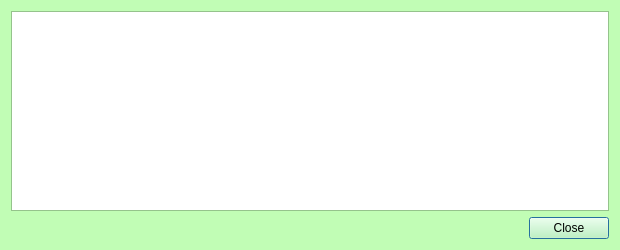
<?xml version="1.0" encoding="UTF-8"?>
<ui version="4.0">
 <class>TransactionDescDialog</class>
 <widget class="QDialog" name="TransactionDescDialog">
  <property name="geometry">
   <rect>
    <x>0</x>
    <y>0</y>
    <width>620</width>
    <height>250</height>
   </rect>
  </property>
  <property name="palette">
   <palette>
    <active>
     <colorrole role="WindowText">
      <brush brushstyle="SolidPattern">
       <color alpha="255">
        <red>0</red>
        <green>0</green>
        <blue>0</blue>
       </color>
      </brush>
     </colorrole>
     <colorrole role="Button">
      <brush brushstyle="SolidPattern">
       <color alpha="255">
        <red>193</red>
        <green>253</green>
        <blue>181</blue>
       </color>
      </brush>
     </colorrole>
     <colorrole role="Light">
      <brush brushstyle="SolidPattern">
       <color alpha="255">
        <red>255</red>
        <green>255</green>
        <blue>255</blue>
       </color>
      </brush>
     </colorrole>
     <colorrole role="Midlight">
      <brush brushstyle="SolidPattern">
       <color alpha="255">
        <red>224</red>
        <green>254</green>
        <blue>218</blue>
       </color>
      </brush>
     </colorrole>
     <colorrole role="Dark">
      <brush brushstyle="SolidPattern">
       <color alpha="255">
        <red>96</red>
        <green>126</green>
        <blue>90</blue>
       </color>
      </brush>
     </colorrole>
     <colorrole role="Mid">
      <brush brushstyle="SolidPattern">
       <color alpha="255">
        <red>129</red>
        <green>169</green>
        <blue>121</blue>
       </color>
      </brush>
     </colorrole>
     <colorrole role="Text">
      <brush brushstyle="SolidPattern">
       <color alpha="255">
        <red>0</red>
        <green>0</green>
        <blue>0</blue>
       </color>
      </brush>
     </colorrole>
     <colorrole role="BrightText">
      <brush brushstyle="SolidPattern">
       <color alpha="255">
        <red>255</red>
        <green>255</green>
        <blue>255</blue>
       </color>
      </brush>
     </colorrole>
     <colorrole role="ButtonText">
      <brush brushstyle="SolidPattern">
       <color alpha="255">
        <red>0</red>
        <green>0</green>
        <blue>0</blue>
       </color>
      </brush>
     </colorrole>
     <colorrole role="Base">
      <brush brushstyle="SolidPattern">
       <color alpha="255">
        <red>255</red>
        <green>255</green>
        <blue>255</blue>
       </color>
      </brush>
     </colorrole>
     <colorrole role="Window">
      <brush brushstyle="SolidPattern">
       <color alpha="255">
        <red>193</red>
        <green>253</green>
        <blue>181</blue>
       </color>
      </brush>
     </colorrole>
     <colorrole role="Shadow">
      <brush brushstyle="SolidPattern">
       <color alpha="255">
        <red>0</red>
        <green>0</green>
        <blue>0</blue>
       </color>
      </brush>
     </colorrole>
     <colorrole role="AlternateBase">
      <brush brushstyle="SolidPattern">
       <color alpha="255">
        <red>224</red>
        <green>254</green>
        <blue>218</blue>
       </color>
      </brush>
     </colorrole>
     <colorrole role="ToolTipBase">
      <brush brushstyle="SolidPattern">
       <color alpha="255">
        <red>255</red>
        <green>255</green>
        <blue>220</blue>
       </color>
      </brush>
     </colorrole>
     <colorrole role="ToolTipText">
      <brush brushstyle="SolidPattern">
       <color alpha="255">
        <red>0</red>
        <green>0</green>
        <blue>0</blue>
       </color>
      </brush>
     </colorrole>
    </active>
    <inactive>
     <colorrole role="WindowText">
      <brush brushstyle="SolidPattern">
       <color alpha="255">
        <red>0</red>
        <green>0</green>
        <blue>0</blue>
       </color>
      </brush>
     </colorrole>
     <colorrole role="Button">
      <brush brushstyle="SolidPattern">
       <color alpha="255">
        <red>193</red>
        <green>253</green>
        <blue>181</blue>
       </color>
      </brush>
     </colorrole>
     <colorrole role="Light">
      <brush brushstyle="SolidPattern">
       <color alpha="255">
        <red>255</red>
        <green>255</green>
        <blue>255</blue>
       </color>
      </brush>
     </colorrole>
     <colorrole role="Midlight">
      <brush brushstyle="SolidPattern">
       <color alpha="255">
        <red>224</red>
        <green>254</green>
        <blue>218</blue>
       </color>
      </brush>
     </colorrole>
     <colorrole role="Dark">
      <brush brushstyle="SolidPattern">
       <color alpha="255">
        <red>96</red>
        <green>126</green>
        <blue>90</blue>
       </color>
      </brush>
     </colorrole>
     <colorrole role="Mid">
      <brush brushstyle="SolidPattern">
       <color alpha="255">
        <red>129</red>
        <green>169</green>
        <blue>121</blue>
       </color>
      </brush>
     </colorrole>
     <colorrole role="Text">
      <brush brushstyle="SolidPattern">
       <color alpha="255">
        <red>0</red>
        <green>0</green>
        <blue>0</blue>
       </color>
      </brush>
     </colorrole>
     <colorrole role="BrightText">
      <brush brushstyle="SolidPattern">
       <color alpha="255">
        <red>255</red>
        <green>255</green>
        <blue>255</blue>
       </color>
      </brush>
     </colorrole>
     <colorrole role="ButtonText">
      <brush brushstyle="SolidPattern">
       <color alpha="255">
        <red>0</red>
        <green>0</green>
        <blue>0</blue>
       </color>
      </brush>
     </colorrole>
     <colorrole role="Base">
      <brush brushstyle="SolidPattern">
       <color alpha="255">
        <red>255</red>
        <green>255</green>
        <blue>255</blue>
       </color>
      </brush>
     </colorrole>
     <colorrole role="Window">
      <brush brushstyle="SolidPattern">
       <color alpha="255">
        <red>193</red>
        <green>253</green>
        <blue>181</blue>
       </color>
      </brush>
     </colorrole>
     <colorrole role="Shadow">
      <brush brushstyle="SolidPattern">
       <color alpha="255">
        <red>0</red>
        <green>0</green>
        <blue>0</blue>
       </color>
      </brush>
     </colorrole>
     <colorrole role="AlternateBase">
      <brush brushstyle="SolidPattern">
       <color alpha="255">
        <red>224</red>
        <green>254</green>
        <blue>218</blue>
       </color>
      </brush>
     </colorrole>
     <colorrole role="ToolTipBase">
      <brush brushstyle="SolidPattern">
       <color alpha="255">
        <red>255</red>
        <green>255</green>
        <blue>220</blue>
       </color>
      </brush>
     </colorrole>
     <colorrole role="ToolTipText">
      <brush brushstyle="SolidPattern">
       <color alpha="255">
        <red>0</red>
        <green>0</green>
        <blue>0</blue>
       </color>
      </brush>
     </colorrole>
    </inactive>
    <disabled>
     <colorrole role="WindowText">
      <brush brushstyle="SolidPattern">
       <color alpha="255">
        <red>96</red>
        <green>126</green>
        <blue>90</blue>
       </color>
      </brush>
     </colorrole>
     <colorrole role="Button">
      <brush brushstyle="SolidPattern">
       <color alpha="255">
        <red>193</red>
        <green>253</green>
        <blue>181</blue>
       </color>
      </brush>
     </colorrole>
     <colorrole role="Light">
      <brush brushstyle="SolidPattern">
       <color alpha="255">
        <red>255</red>
        <green>255</green>
        <blue>255</blue>
       </color>
      </brush>
     </colorrole>
     <colorrole role="Midlight">
      <brush brushstyle="SolidPattern">
       <color alpha="255">
        <red>224</red>
        <green>254</green>
        <blue>218</blue>
       </color>
      </brush>
     </colorrole>
     <colorrole role="Dark">
      <brush brushstyle="SolidPattern">
       <color alpha="255">
        <red>96</red>
        <green>126</green>
        <blue>90</blue>
       </color>
      </brush>
     </colorrole>
     <colorrole role="Mid">
      <brush brushstyle="SolidPattern">
       <color alpha="255">
        <red>129</red>
        <green>169</green>
        <blue>121</blue>
       </color>
      </brush>
     </colorrole>
     <colorrole role="Text">
      <brush brushstyle="SolidPattern">
       <color alpha="255">
        <red>96</red>
        <green>126</green>
        <blue>90</blue>
       </color>
      </brush>
     </colorrole>
     <colorrole role="BrightText">
      <brush brushstyle="SolidPattern">
       <color alpha="255">
        <red>255</red>
        <green>255</green>
        <blue>255</blue>
       </color>
      </brush>
     </colorrole>
     <colorrole role="ButtonText">
      <brush brushstyle="SolidPattern">
       <color alpha="255">
        <red>96</red>
        <green>126</green>
        <blue>90</blue>
       </color>
      </brush>
     </colorrole>
     <colorrole role="Base">
      <brush brushstyle="SolidPattern">
       <color alpha="255">
        <red>193</red>
        <green>253</green>
        <blue>181</blue>
       </color>
      </brush>
     </colorrole>
     <colorrole role="Window">
      <brush brushstyle="SolidPattern">
       <color alpha="255">
        <red>193</red>
        <green>253</green>
        <blue>181</blue>
       </color>
      </brush>
     </colorrole>
     <colorrole role="Shadow">
      <brush brushstyle="SolidPattern">
       <color alpha="255">
        <red>0</red>
        <green>0</green>
        <blue>0</blue>
       </color>
      </brush>
     </colorrole>
     <colorrole role="AlternateBase">
      <brush brushstyle="SolidPattern">
       <color alpha="255">
        <red>193</red>
        <green>253</green>
        <blue>181</blue>
       </color>
      </brush>
     </colorrole>
     <colorrole role="ToolTipBase">
      <brush brushstyle="SolidPattern">
       <color alpha="255">
        <red>255</red>
        <green>255</green>
        <blue>220</blue>
       </color>
      </brush>
     </colorrole>
     <colorrole role="ToolTipText">
      <brush brushstyle="SolidPattern">
       <color alpha="255">
        <red>0</red>
        <green>0</green>
        <blue>0</blue>
       </color>
      </brush>
     </colorrole>
    </disabled>
   </palette>
  </property>
  <property name="windowTitle">
   <string>Transaction details</string>
  </property>
  <layout class="QVBoxLayout" name="verticalLayout">
   <item>
    <widget class="QTextEdit" name="detailText">
     <property name="toolTip">
      <string>This pane shows a detailed description of the transaction</string>
     </property>
     <property name="readOnly">
      <bool>true</bool>
     </property>
    </widget>
   </item>
   <item>
    <widget class="QDialogButtonBox" name="buttonBox">
     <property name="orientation">
      <enum>Qt::Horizontal</enum>
     </property>
     <property name="standardButtons">
      <set>QDialogButtonBox::Close</set>
     </property>
    </widget>
   </item>
  </layout>
 </widget>
 <resources/>
 <connections>
  <connection>
   <sender>buttonBox</sender>
   <signal>accepted()</signal>
   <receiver>TransactionDescDialog</receiver>
   <slot>accept()</slot>
   <hints>
    <hint type="sourcelabel">
     <x>248</x>
     <y>254</y>
    </hint>
    <hint type="destinationlabel">
     <x>157</x>
     <y>274</y>
    </hint>
   </hints>
  </connection>
  <connection>
   <sender>buttonBox</sender>
   <signal>rejected()</signal>
   <receiver>TransactionDescDialog</receiver>
   <slot>reject()</slot>
   <hints>
    <hint type="sourcelabel">
     <x>316</x>
     <y>260</y>
    </hint>
    <hint type="destinationlabel">
     <x>286</x>
     <y>274</y>
    </hint>
   </hints>
  </connection>
 </connections>
</ui>
